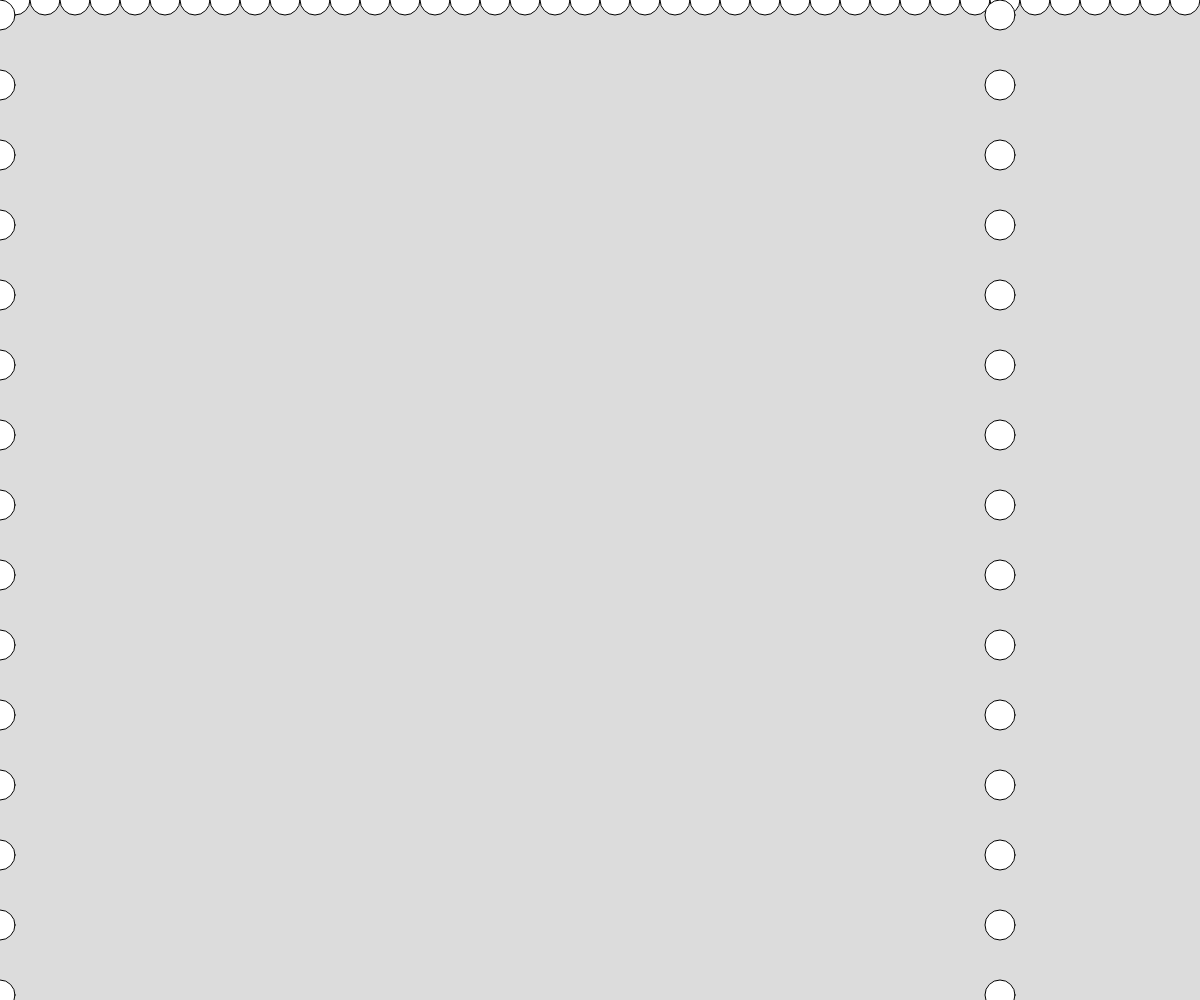
Frame 1 (no input)
Frame 60 (no input): identical to frame 1, image omitted
Frame 120 (the mouse pressed at the canvas centre since frame 60): identical to frame 1, image omitted

The p5.js sketch that drew this single still picture (run headless with seeded random() and noise() and a simulated clock; from frame 60 on, the mouse is pressed at the canvas centre):

// p5.js sketch
// ── sketch.js
// Drawing with Single Loops
// Hyunjin Wang
// 9/25/2026


async function setup() {
  createCanvas(windowWidth, windowHeight);
}

function Xworm(y, size){
  for(let x = size/2; x < width; x += size){
    circle(x,y,size);
  }
}
function Yworm(x, size){
  for(let y = size/2; y < height; y += size){
    circle(x,y,size);
    y += 40
  }
}

// function gradientBackground(){
//   // create a gradeint to use as background
//   noStroke();
//   let h = 1; // rectangle height

//   // could use FOR or WHILE loop here...
//   let y = 0;
//   while (y < height){
//     let mappedY = map(y,0,height,0,255);

//     fill(mappedY,mouseX/5,255-mappedY); //fill(n) > greyscale
//     rect(0, y, width, h);
//     y += h;
//     //??
//   } 


//   stroke(0);
// }

function draw() {
  circle(mouseX, mouseY, 30)
  background(220);
  Xworm(0, 30);
  Yworm(0, 30);
  Xworm(windowWidth, 30);
  Yworm(windowHeight, 30);
}
